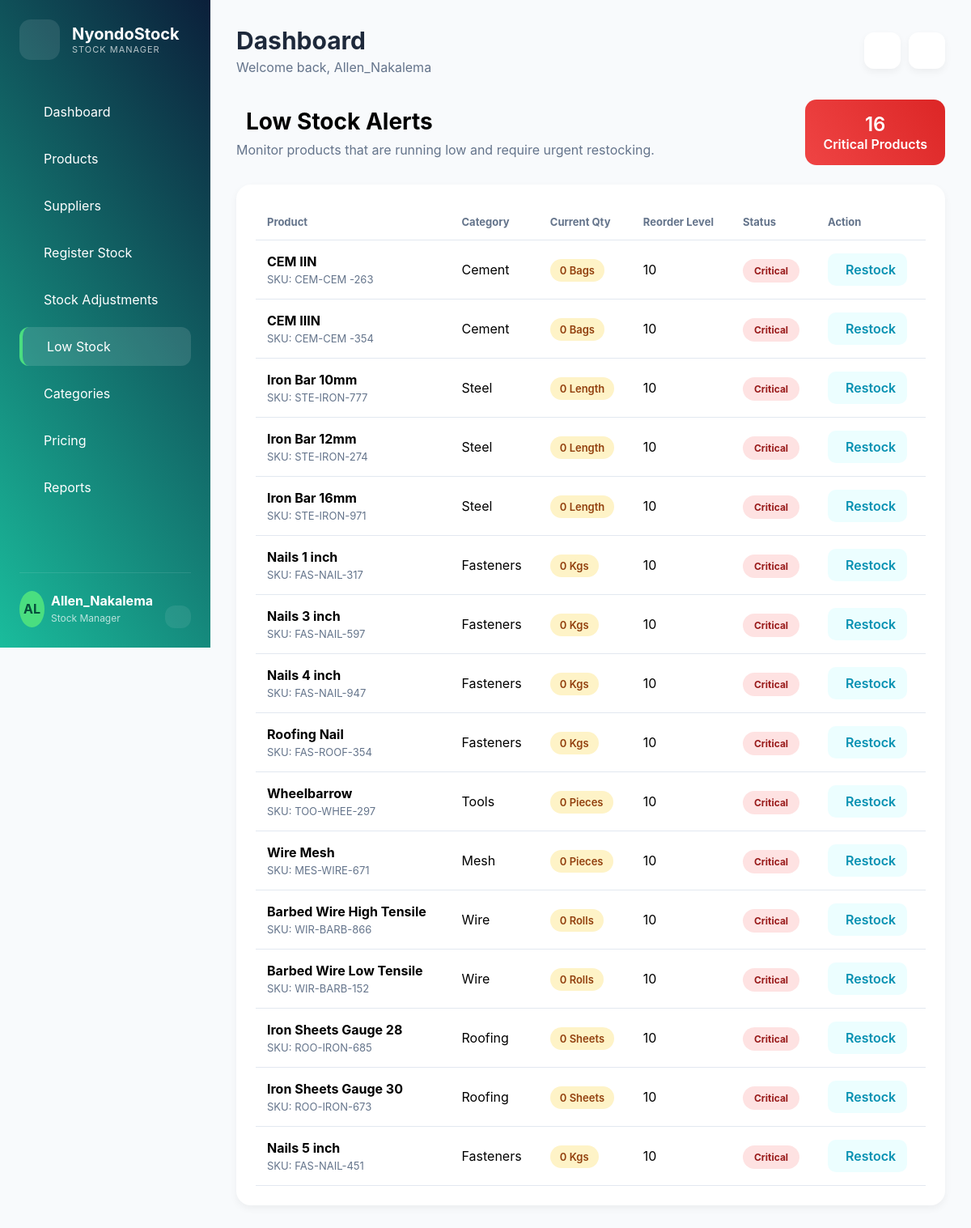
The app's page /low_stock/ (signed in) with its own data.
### inventory_app/models.py (models this page shows, shortened)
class Product(models.Model):
    UNIT_CHOICES = [
        ('Bags', 'Bags'),
        ('Pieces', 'Pieces'),
        ('Kgs', 'Kgs'),
        ('Rolls', 'Rolls'),
        ('Tonnes', 'Tonnes'),
        ('Length', 'Length'),
        ('Sheets', 'Sheets'),
    ]
    category = models.ForeignKey(Category, on_delete=models.CASCADE)
    sku = models.CharField(max_length=50, unique=True, blank=True, null=True)
    product_name = models.CharField(max_length=100)
    unit = models.CharField(max_length=20, choices=UNIT_CHOICES)
    unit_cost = models.DecimalField(max_digits=10, decimal_places=2, default=0)
    normal_percentage = models.DecimalField(
    max_digits=5,
    decimal_places=2,
    default=25
)
    retail_percentage = models.DecimalField(
    max_digits=5,
    decimal_places=2,
    default=20
    )
    wholesale_percentage = models.DecimalField(
    max_digits=5,
    decimal_places=2,
    default=10
   )
    normal_price = models.DecimalField(max_digits=10, decimal_places=2, default=0)
    retail_price = models.DecimalField(max_digits=10, decimal_places=2, default=0)
    wholesale_price = models.DecimalField(max_digits=10, decimal_places=2, default=0)
    quantity = models.PositiveIntegerField(default=0)
    reorder_level = models.PositiveIntegerField(default=10)
    created_at = models.DateTimeField(auto_now_add=True)

class Category(models.Model):
    category_name = models.CharField(max_length=100, unique=True)

### inventory_app/views.py (the view)
# urls.py: path('low_stock/', views.low_stock,name='low_stock'),
@login_required
def low_stock(request):
    if not (
        is_admin(request.user)
        or is_manager(request.user)
    ):
        return redirect('access_denied')
    products = Product.objects.filter(
        quantity__lte=models.F('reorder_level')
    ).order_by('quantity')
    total_low_stock = products.count()
    context = {
        'products': products,
        'total_low_stock': total_low_stock
    }
    return render(
        request,
        'manager/low_stock.html',
        context
    )

### inventory_app/views.py (called while the page is built)
def is_admin(user):
    return (
        hasattr(user, 'userprofile')
        and user.userprofile.role
        and user.userprofile.role.username == 'ADMIN'
    )

### templates/manager/low_stock.html (shortened to what this page needs)
{% extends 'manager/base_manager.html' %}
{% block content %}
<div class="page-header">
    <div>
        <h1>
            Low Stock Alerts
        </h1>
        <p>
            Monitor products that are running low
            and require urgent restocking.
        </p>
    </div>
    <div class="alert-counter">
        <span>{{ total_low_stock }}</span>
        Critical Products
    </div>
</div>
<div class="card">
    <div class="table-wrapper table-responsive">
        <table>
            <thead>
                <tr>
                    <th>Product</th>
                    <th>Category</th>
                    <th>Current Qty</th>
                    <th>Reorder Level</th>
                    <th>Status</th>
                    <th>Action</th>
                </tr>
            </thead>
            <tbody>
                {% for product in products %}
                <tr>
                    <td>
                        <div class="product-info">
                            <strong>
                                {{ product.product_name }}
                            </strong>
                            <span>
                                SKU:
                                {{ product.sku }}
                            </span>
                        </div>
                    </td>
                    <td>
                        {{ product.category.category_name }}
                    </td>
                    <td>
                        <span class="qty-badge">
                            {{ product.quantity }}
                            {{ product.unit }}
                        </span>
                    </td>
                    <td>
                        {{ product.reorder_level }}
                    </td>
                    <td>
                        {% if product.quantity <= 5 %}
                            <span class="status critical">
                                Critical
                            </span>
                        {% else %}
                            <span class="status warning">
                                Low Stock
                            </span>
                        {% endif %}
                    </td>
                    <td>
                        <a
                        href="{% url 'register_stock' %}"
                        class="restock-btn">
                            Restock
                        </a>
                    </td>
                </tr>
                {% endfor %}
            </tbody>
        </table>
    </div>
</div>
{% endblock %}

### templates/manager/partials/sidebar.html (shortened to what this page needs)
<aside class="sidebar">
    <div class="logo-section">
        <div class="logo-icon">
        </div>
        <div>
            <h2>NyondoStock</h2>
            <p>STOCK MANAGER</p>
        </div>
    </div>
    {% if request.user.userprofile.role.username == 'MANAGER' or request.user.userprofile.role.username == 'ADMIN' %}
   <nav class="nav-menu">
        <a href="{% url 'manager_dashboard' %}"
        class="nav-item {% if request.resolver_match.url_name == 'manager_dashboard' %}active{% endif %}">
            Dashboard
        </a>
        <a href="{% url 'product_list' %}"class="nav-item {% if request.resolver_match.url_name == 'product_list' %}active{% endif %}">
            Products
        </a>
        <a href="{% url 'supplier_list' %}"
        class="nav-item {% if request.resolver_match.url_name == 'supplier_list' %}active{% endif %}">
            Suppliers
        </a>
        <a href="{% url 'register_stock' %}"
        class="nav-item {% if request.resolver_match.url_name == 'register_stock' %}active{% endif %}">
            Register Stock
        </a>
        <a href="{% url 'stock_adjustments' %}"
        class="nav-item {% if request.resolver_match.url_name == 'stock_adjustments' %}active{% endif %}">
            Stock Adjustments
        </a>
        <a href="{% url 'low_stock' %}"
        class="nav-item {% if request.resolver_match.url_name == 'low_stock' %}active{% endif %}">
            Low Stock
        </a>
        <a href="{% url 'category_list' %}"class="nav-item {% if request.resolver_match.url_name == 'category_list' %}active{% endif %}">
            Categories
        </a>
        <a href="{% url 'pricing_list' %}" class="nav-item {% if request.resolver_match.url_name == 'pricing_list' %}active{% endif %}">
            Pricing
        </a>
        <a href="{% url 'reports_dashboard' %}" class="nav-item {% if request.resolver_match.url_name == 'reports_dashboard' %}active{% endif %}">
            Reports
        </a>
    </nav>
    {% endif %}
    <div class="sidebar-footer">
        <div class="avatar">
            {{ request.user.username|slice:":2"|upper }}
        </div>
        <div class="user-details">
             <div style="display: inline-block;">
            <strong>
                {{ request.user.username }}
            </strong>
            <span>
                Stock Manager
            </span>
            </div>
            <a href="{% url 'logout' %}" class="logout-btn">
            </a>
        </div>
    </div>
</aside>

### templates/manager/partials/topbar.html (shortened to what this page needs)
<header class="topbar">
    <div>
        <h1 class="page-title">
            {% block page_title %}
            Dashboard
            {% endblock %}
        </h1>
        <p class="page-subtitle">
            Welcome back,
            {{ request.user.username }}
        </p>
    </div>
    <div class="topbar-actions">
        <button class="topbar-btn">
        </button>
        <button class="topbar-btn">
        </button>
    </div>
</header>

### templates/manager/base_manager.html (style rules this page uses)
:root { --sidebar-gradient: linear-gradient(235deg, #0b1f3a, #1abc9c); --body-bg: #f8fafc; --card-bg: #ffffff; --text-dark: #1e293b; --text-muted: #64748b; --border-color: #e2e8f0; --shadow: 0 4px 10px rgba(0, 0, 0, 0.05); --radius: 18px; }
* { margin: 0; padding: 0; box-sizing: border-box; font-family: "Inter", sans-serif; }
body { background: var(--body-bg); }
.sidebar { width: 260px; background: var(--sidebar-gradient); color: white; padding: 24px; display: flex; flex-direction: column; height: 100vh; position: sticky; left: 0; top: 0; overflow-y: auto; flex-shrink: 0; }
.nav-item.active { background: rgba(255, 255, 255, 0.12); color: white; border-left: 4px solid #4ade80; }
.logo-section { display: flex; align-items: center; gap: 15px; margin-bottom: 40px; }
.logo-icon { width: 50px; height: 50px; border-radius: 14px; background: rgba(255, 255, 255, 0.1); display: flex; align-items: center; justify-content: center; font-size: 24px; }
.logo-section h2 { font-size: 20px; }
.logo-section p { font-size: 11px; opacity: 0.7; letter-spacing: 1px; }
.nav-menu { flex-grow: 1; }
.nav-item { display: flex; align-items: center; gap: 14px; text-decoration: none; color: white; padding: 14px 16px; border-radius: 12px; margin-bottom: 10px; transition: 0.3s; }
.sidebar-footer { display: flex; align-items: center; gap: 8px; padding-top: 20px; border-top: 1px solid rgba(255, 255, 255, 0.1); }
.avatar { width: 45px; height: 45px; border-radius: 50%; background: #4ade80; color: #064e3b; display: flex; align-items: center; justify-content: center; font-weight: bold; }
.user-details { display: flex; justify-content: space-between; align-items: center; gap: 4px; flex-direction: row; }
.user-details span { font-size: 12px; opacity: 0.7; }
.logout-btn { display: flex; align-items: center; gap: 10px; padding: 14px 16px; border-radius: 12px; text-decoration: none; color: white; margin-top: 20px; background: rgba(255, 255, 255, 0.08); transition: 0.3s; }
.topbar { display: flex; justify-content: space-between; align-items: center; margin-bottom: 30px; }
.page-title { font-size: 30px; color: var(--text-dark); }
.page-subtitle { color: var(--text-muted); margin-top: 5px; }
.topbar-actions { display: flex; gap: 10px; }
.topbar-btn { width: 45px; height: 45px; border: none; border-radius: 12px; background: white; box-shadow: var(--shadow); cursor: pointer; font-size: 18px; }
.card { background: var(--card-bg); border-radius: var(--radius); padding: 24px; box-shadow: var(--shadow); transition: 0.3s ease; }
table { width: 100%; border-collapse: collapse; }
table th { text-align: left; padding: 14px; color: var(--text-muted); font-size: 13px; border-bottom: 1px solid var(--border-color); }
table td { padding: 16px 14px; border-bottom: 1px solid var(--border-color); }
.table-responsive { overflow-x: auto; }
tbody tr { transition: 0.2s; }

### templates/manager/low_stock.html (style rules this page uses)
.page-header { display:flex; justify-content:space-between; align-items:center; margin-bottom:24px; }
.page-header h1 { display:flex; align-items:center; gap:12px; font-size:28px; margin-bottom:8px; }
.page-header p { color:#64748b; }
.alert-counter { background:linear-gradient( 235deg, #dc2626, #ef4444 ); color:white; padding:16px 22px; border-radius:14px; text-align:center; font-weight:600; }
.alert-counter span { display:block; font-size:24px; }
.table-wrapper { overflow-x:auto; }
table { width:100%; border-collapse:collapse; }
th { text-align:left; padding:16px; font-size:13px; color:#64748b; border-bottom:1px solid #e2e8f0; }
td { padding:18px 16px; border-bottom:1px solid #f1f5f9; }
.product-info { display:flex; flex-direction:column; gap:4px; }
.product-info span { color:#64748b; font-size:13px; }
.qty-badge { background:#fef3c7; color:#92400e; padding:6px 12px; border-radius:30px; font-size:13px; font-weight:600; }
.status { padding:7px 14px; border-radius:30px; font-size:12px; font-weight:700; }
.status.critical { background:#fee2e2; color:#991b1b; }
.restock-btn { display:inline-flex; align-items:center; gap:8px; padding:10px 14px; border-radius:10px; background:#ecfeff; color:#0891b2; text-decoration:none; font-weight:600; }

### records on screen
Product: product_name "CEM IIN", sku "CEM-CEM -263", category.category_name "Cement", quantity "0", unit "Bags", reorder_level "10", shows "Critical"
Product: product_name "CEM IIIN", sku "CEM-CEM -354", category.category_name "Cement", quantity "0", unit "Bags", reorder_level "10", shows "Critical"
Product: product_name "Iron Bar 10mm", sku "STE-IRON-777", category.category_name "Steel", quantity "0", unit "Length", reorder_level "10", shows "Critical"
Product: product_name "Iron Bar 12mm", sku "STE-IRON-274", category.category_name "Steel", quantity "0", unit "Length", reorder_level "10", shows "Critical"
Product: product_name "Iron Bar 16mm", sku "STE-IRON-971", category.category_name "Steel", quantity "0", unit "Length", reorder_level "10", shows "Critical"
Product: product_name "Nails 1 inch", sku "FAS-NAIL-317", category.category_name "Fasteners", quantity "0", unit "Kgs", reorder_level "10", shows "Critical"
Product: product_name "Nails 3 inch", sku "FAS-NAIL-597", category.category_name "Fasteners", quantity "0", unit "Kgs", reorder_level "10", shows "Critical"
Product: product_name "Nails 4 inch", sku "FAS-NAIL-947", category.category_name "Fasteners", quantity "0", unit "Kgs", reorder_level "10", shows "Critical"
Product: product_name "Roofing Nail", sku "FAS-ROOF-354", category.category_name "Fasteners", quantity "0", unit "Kgs", reorder_level "10", shows "Critical"
Product: product_name "Wheelbarrow", sku "TOO-WHEE-297", category.category_name "Tools", quantity "0", unit "Pieces", reorder_level "10", shows "Critical"
Product: product_name "Wire Mesh", sku "MES-WIRE-671", category.category_name "Mesh", quantity "0", unit "Pieces", reorder_level "10", shows "Critical"
Product: product_name "Barbed Wire High Tensile", sku "WIR-BARB-866", category.category_name "Wire", quantity "0", unit "Rolls", reorder_level "10", shows "Critical"
Product: product_name "Barbed Wire Low Tensile", sku "WIR-BARB-152", category.category_name "Wire", quantity "0", unit "Rolls", reorder_level "10", shows "Critical"
Product: product_name "Iron Sheets Gauge 28", sku "ROO-IRON-685", category.category_name "Roofing", quantity "0", unit "Sheets", reorder_level "10", shows "Critical"
Product: product_name "Iron Sheets Gauge 30", sku "ROO-IRON-673", category.category_name "Roofing", quantity "0", unit "Sheets", reorder_level "10", shows "Critical"
Product: product_name "Nails 5 inch", sku "FAS-NAIL-451", category.category_name "Fasteners", quantity "0", unit "Kgs", reorder_level "10", shows "Critical"

### other values on screen
{{ request.user.username|slice:":2"|upper }} "AL"
{{ request.user.username }} "Allen_Nakalema"
{{ total_low_stock }} "16"
